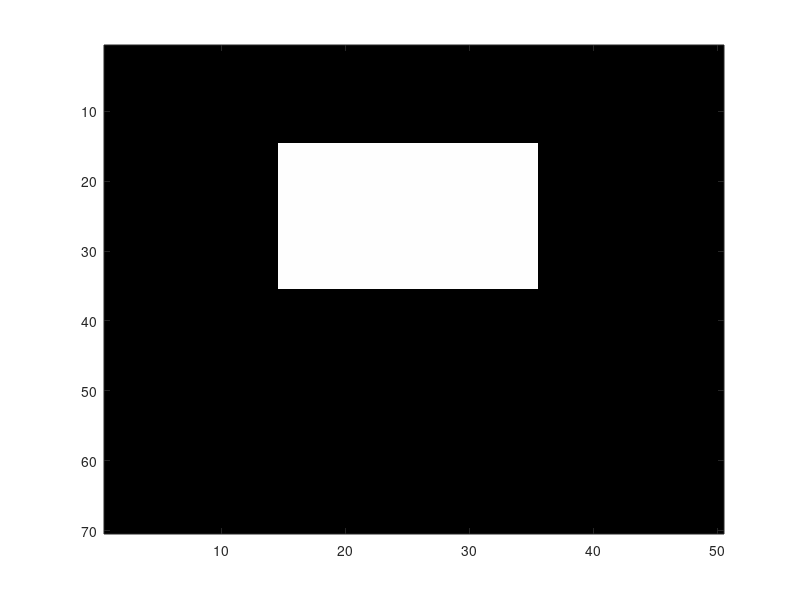

Source code (MATLAB): (Note: this script raises an error after producing the figure.)
global Done Pointer Edgs EdgCosts Edg_lens r c path_cost;
r=70;c=50;
testimg = zeros(r,c);
testimg(15:35,15:35) = 255;
figure(1); close(1); figure(1); colormap(gray(256));
image(testimg);
hold on;
Done = zeros(r*c,1);
Pointer = zeros(r*c,1);

Edgs = (repmat([1:r*c]',[1,8]) + repmat([r,-r,1,-1,1-r,r-1,-1-r,1+r],[r*c,1]));
[Y,X] = meshgrid(1:c,1:r);
Y = Y(:);
X = X(:);
Edgs = [Y<c,Y>1,X<r,X>1,X<r&Y>1,X>1&Y<c,X>1&Y>1,X<r&Y<c].*(repmat([1:r*c]',[1,8]) + repmat([r,-r,1,-1,1-r,r-1,-  1-r,1+r],[r*c,1]));
EdgCosts = repmat(1+testimg(1:r*c)',[1,8]);
EdgCosts(:,5:8) = EdgCosts(:,5:8)*sqrt(2); 

Edg_lens = sum(Edgs'~=0)';
for i=1:r*c
    msk = Edgs(i,:)>0;
    Edgs(i,1:Edg_lens(i)) = Edgs(i,msk);
    EdgCosts(i,1:Edg_lens(i)) = EdgCosts(i,msk);
end

seednode = (5-1)*r+10;
endnode =  (50-1)*r+45; 

path_cost=100000*ones(1,r*c);
global heap;
heap=HeapInit(1000);
[nodepath,cost] = GraphSearch2(@EdgeFunc,@NodeMark,@IsNodeMarked,@SetPointer,@GetPointer,seednode,endnode);
pnts = [mod(nodepath'-1,r)+1,floor((nodepath'-1)/r)+1];
plot(pnts(:,1),pnts(:,2),'m')